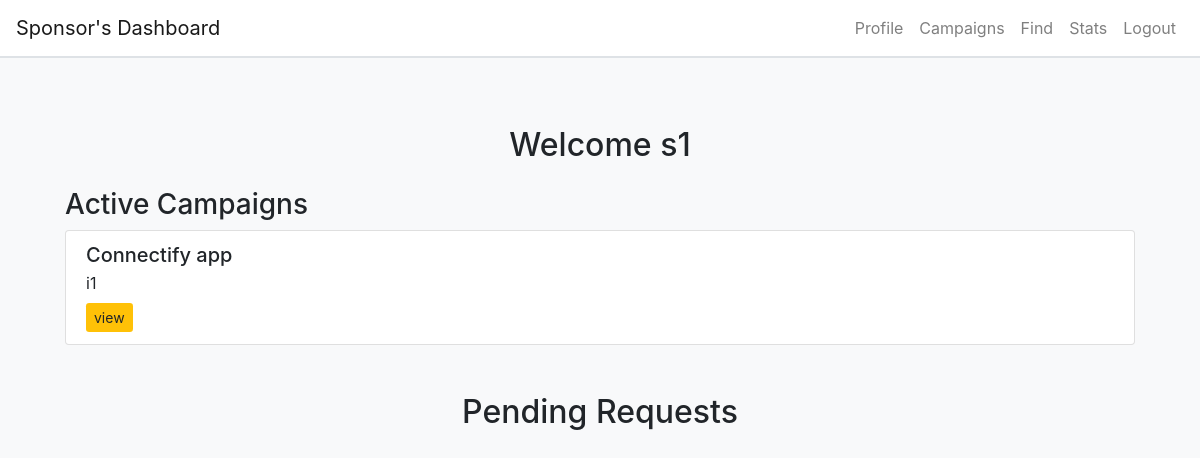
The app's page /sponsor_profile (signed in), older data.
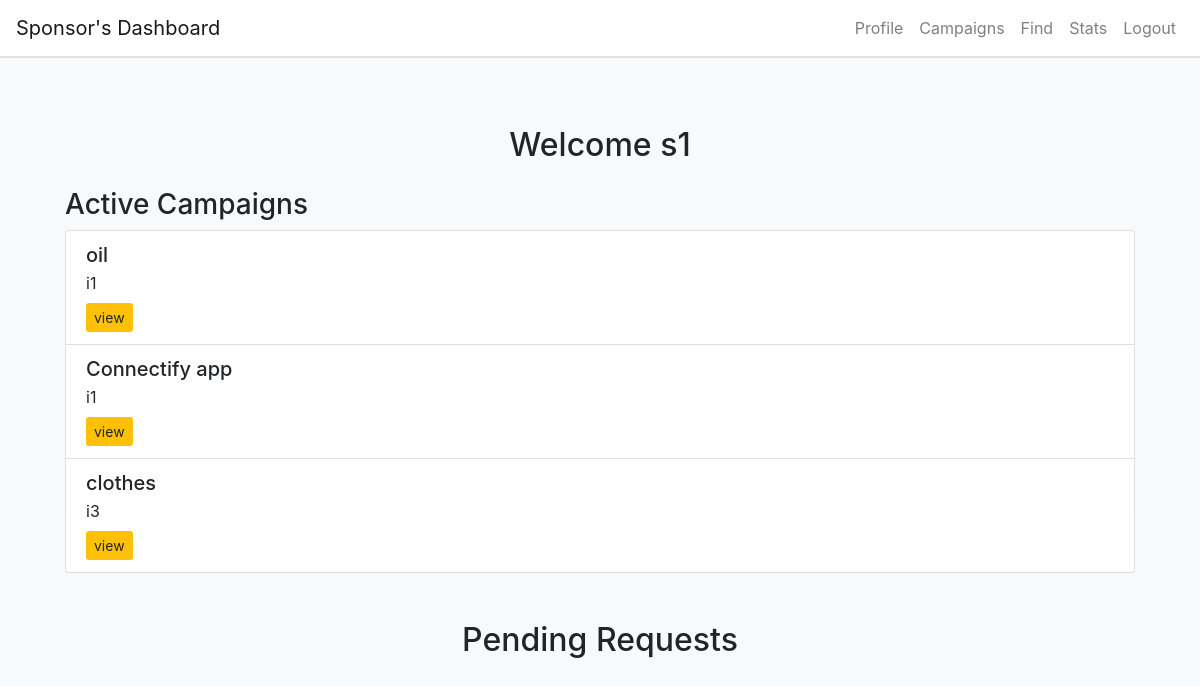
The same page, newer data.
### app.py (models this page shows, shortened)
class User(db.Model):
    __tablename__ = 'users'
    id = db.Column(db.Integer, primary_key=True, autoincrement=True)
    name = db.Column(db.String(100), nullable=False)
    username = db.Column(db.String, unique=True, nullable=False)
    email = db.Column(db.String, unique=True, nullable=False)
    password = db.Column(db.String, nullable=False)
    created_at = db.Column(db.DateTime, default=datetime.utcnow)
    user_role = db.Column(db.String(50), nullable=False)
    sponsor = db.relationship('Sponsor', back_populates='user', uselist=False)
    influencer = db.relationship('Influencer', back_populates='user', uselist=False)

class AdRequest(db.Model):
    id = db.Column(db.Integer, primary_key=True)
    ad_name = db.Column(db.String(100), nullable=False)
    description = db.Column(db.String(500), nullable=False)
    terms = db.Column(db.String(500), nullable=True)
    payment = db.Column(db.Float, nullable=False)
    influencer_name = db.Column(db.String(100), nullable=True)
    influencer_id = db.Column(db.Integer, db.ForeignKey('influencers.id'), nullable=True)
    campaign_id = db.Column(db.Integer, db.ForeignKey('campaign.id'), nullable=False)
    negotiation_status = db.Column(db.String(20), nullable=False, default='no negotiation')
    modified_terms = db.Column(db.Text, nullable=True)
    modified_payment = db.Column(db.Float, nullable=True)
    created_by = db.Column(db.String(20), nullable=False)
    created_at = db.Column(db.DateTime, default=datetime.utcnow)
    campaign = db.relationship('Campaign', backref='ad_requests')
    sponsor_id = db.Column(db.Integer, db.ForeignKey('sponsors.id'), nullable=False)
    status = db.Column(db.String(50), default='pending')

### app.py (the view)
@app.route('/sponsor_profile')
def sponsor_profile():
    if 'user_id' not in session or session.get('user_role') != 'sponsor':
        flash('You need to log in first.', 'warning')
        return redirect(url_for('login'))
    user_role = session.get('user_role')
    sponsor_id = session.get('user_id')
    sponsor = Sponsor.query.filter_by(user_id=sponsor_id).first()
    active_campaigns = AdRequest.query.filter_by(sponsor_id=sponsor.id, status='accepted').all()
    pending_requests = AdRequest.query.filter_by(sponsor_id=sponsor.id,created_by='influencer',status='pending').all()
    return render_template('sponsor_profile.html',sponsor=sponsor, user_role=user_role, pending_requests=pending_requests,active_campaigns=active_campaigns)

### templates/sponsor_profile.html (shortened to what this page needs)
{% extends "base.html" %} {% block title %}Sponsor Profile{% endblock %} {%
block content %}
<div class="container mt-5">
  <h2 class="text-center">Welcome {{ sponsor.user.name }}</h2>
  <div class="mt-4">
    <h3>Active Campaigns</h3>
    {% if active_campaigns %}
    <div class="list-group">
      {% for request in active_campaigns %}
      <div class="list-group-item">
        <h5 class="mb-1">{{ request.ad_name }} </h5>
        <p class="mb-1">{{ request.influencer_name }}</p>
        <div class="mt-2">
          <a
            href="{{ url_for('view_ad', request_id=request.id) }}"
            class="btn btn-view btn-sm"
            >view</a
          >
        </div>
      </div>
      {% endfor %}
    </div>
    {% else %}
    <p>No campaigns found.</p>
    {% endif %}
  </div>
  <div class="container mt-5">
    <h2 class="text-center">Pending Requests</h2>
  </div>
</div>
</div>
{% endblock %}

### templates/base.html (shortened to what this page needs)
<!DOCTYPE html>
<html lang="en">
  <head>
    <link
      rel="stylesheet"
      href="https://stackpath.bootstrapcdn.com/bootstrap/4.5.2/css/bootstrap.min.css"
    />
  </head>
  <body>
    <nav class="navbar navbar-expand-lg navbar-light">
      <a
        class="navbar-brand"
        href="{% if user_role == 'admin' %}
                                         {{ url_for('admin_dashboard') }}
                                         {% elif user_role == 'influencer' %}
                                         {{ url_for('influencer_dashboard') }}
                                         {% elif user_role == 'sponsor' %}
                                         {{ url_for('sponsor_dashboard') }}
                                         {% endif %}"
      >
        {% if user_role == 'admin' %} Admin's Dashboard {% elif user_role ==
        'influencer' %} Influencer's Dashboard {% elif user_role == 'sponsor' %}
        Sponsor's Dashboard {% endif %}
      </a>
      <div class="collapse navbar-collapse">
        <ul class="navbar-nav ml-auto">
          <li class="nav-item">
            <a
              class="nav-link"
              href="{% if user_role == 'admin' %}
                                         {{ url_for('admin_info') }}
                                         {% elif user_role == 'influencer' %}
                                         {{ url_for('influencer_profile') }}
                                         {% elif user_role == 'sponsor' %}
                                         {{ url_for('sponsor_profile') }}
                                         {% endif %}"
            >
              {% if user_role == 'admin' %} Info {% elif user_role ==
              'influencer' or user_role == 'sponsor' %} Profile {% endif %}
            </a>
          </li>
          {% if user_role == 'sponsor' %}
          <li class="nav-item">
            <a class="nav-link" href="{{ url_for('sponsor_campaigns') }}"
              >Campaigns</a
            >
          </li>
          {% endif %}
          <li class="nav-item">
            <a
              class="nav-link"
              href="{% if user_role == 'admin' %}
                                         {{ url_for('admin_find') }}
                                         {% elif user_role == 'influencer' %}
                                         {{ url_for('influencer_find') }}
                                         {% elif user_role == 'sponsor' %}
                                         {{ url_for('sponsor_find') }}
                                         {% endif %}"
              >Find</a
            >
          </li>
          <li class="nav-item">
            <a
              class="nav-link"
              href="{% if user_role == 'admin' %}
                                         {{ url_for('admin_stats') }}
                                         {% elif user_role == 'influencer' %}
                                         {{ url_for('influencer_stats') }}
                                         {% elif user_role == 'sponsor' %}
                                         {{ url_for('sponsor_stats') }}
                                         {% endif %}"
              >Stats</a
            >
          </li>
          <li class="nav-item">
            <a class="nav-link" href="{{ url_for('logout') }}">Logout</a>
          </li>
        </ul>
      </div>
    </nav>
    <div class="container dashboard">
       {% block content %}{% endblock %}
  </body>
</html>

### templates/base.html (style rules this page uses)
body { background-color: #f8f9fa; }
.navbar { background-color: #ffffff; border-bottom: 2px solid #dee2e6; }
.navbar-nav .nav-link { color: #495057; }
.dashboard { padding: 20px; }
.btn-view { background-color: #ffc107; border: none; }

### templates/sponsor_profile.html (style rules this page uses)
.btn-view { background-color: #ffc107; border: none; }

Row changes from the older to the newer data that the page shows:
now on this page (row edited): AdRequest: ad_name "oil", influencer_name "i1"
added AdRequest: ad_name "clothes", influencer_name "i3"
